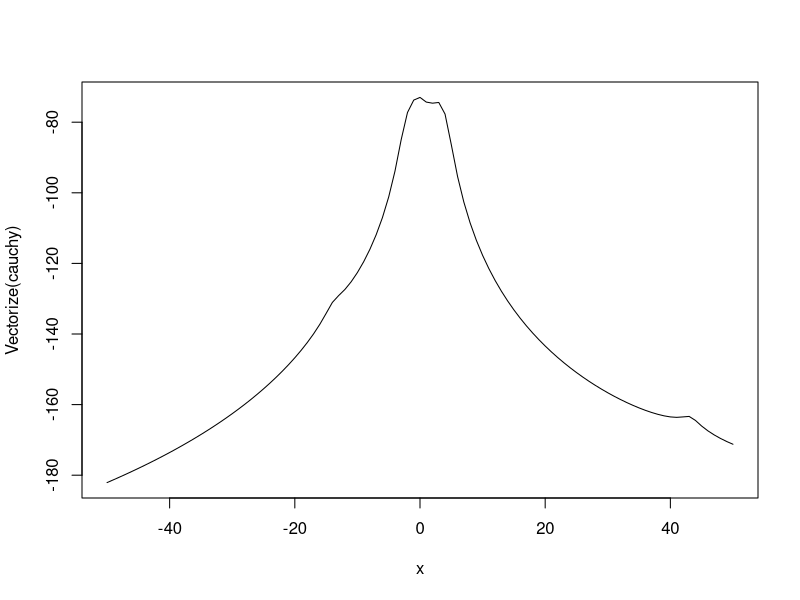
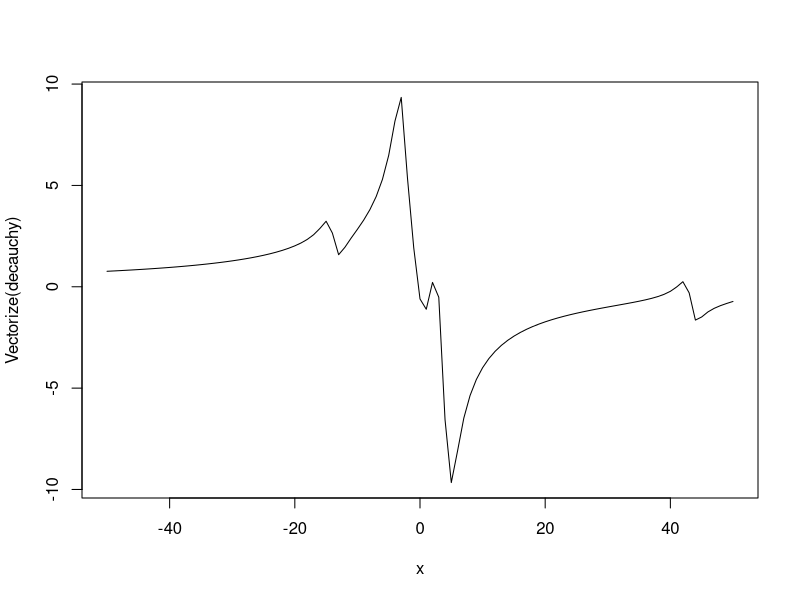

Here is the R script that generated these plots, in order:
### Reference of HW2
newton = function(func,dfunc,start,interval=NULL,iter=0){
  f = match.fun(func)
  df = match.fun(dfunc)
  new = start - f(start)/df(start)
  if(!is.null(interval)){
    if(new<min(interval)){
      new = runif(1,min(interval),max(interval))
      cat("bigger than interval! Set value as",new,"\n")
    } 
    if(new>max(interval)){
      new = runif(1,min(interval),max(interval))
      cat("bigger than interval! Set value as",new,"\n")    
    }     
  }
  if(abs(f(new)) < 1e-6){
    res = list(root=new,
               iter=iter+1,
               bias = abs(func(new)))
    return(res)
  }  
  newton(f,df,new,interval,(iter+1))
}

x <- c(-13.87,-2.53,-2.44,-2.40,-1.75,-1.34,-1.05,-0.23,-0.07,0.27,1.77,2.76,3.29,3.47,3.71,3.80,4.24,4.53,43.21,56.75)
cauchy =  function(theta){
  x = get("x")
  res = -length(x)*log(pi)- sum(log((theta -x)^2+1))
  return(res)
}
decauchy = function(theta){
  x = get("x")
  -2*sum( (theta-x)/(1+(theta-x)^2))
}

dedecauchy = function(theta){
  x = get("x")
  -2*sum( (1-(theta-x)^2)/(1+(theta-x)^2)^2 )
}

sapply(c(-1,0,1.4,4.1,7,38),function(start){
  newton(decauchy,dedecauchy,start)
}) 

plot(Vectorize(cauchy),xlim=c(-50,50))
plot(Vectorize(decauchy),xlim=c(-50,50))
